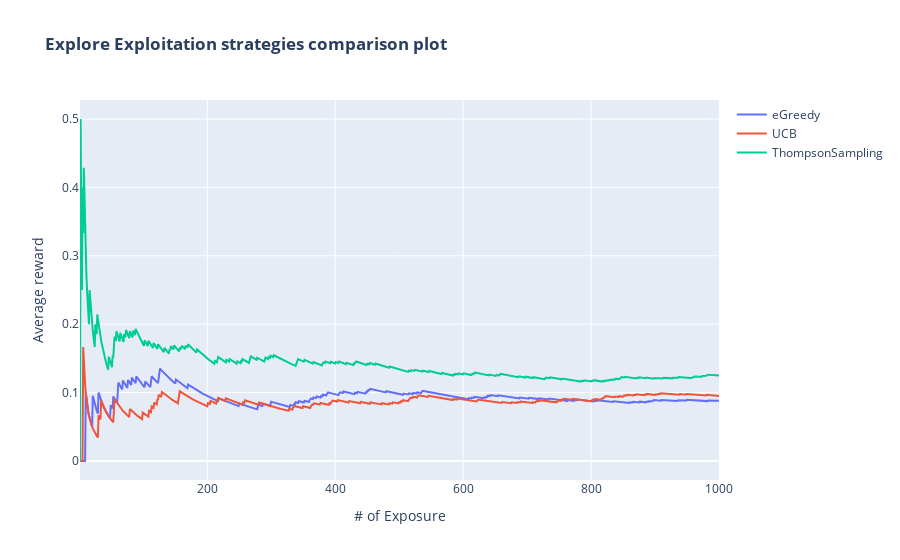

The code cell stored with this chart in its notebook:
### Markdown cell above
Things to try:
1. True Ctr 이 1일,3일,...etc 마다 변할때의 차이.
2. 

Select ranking using `pred_ctr` but display_frame() works with `ctr`

### Code cell
alpha = 1
beta  = 1
batch_size_i = 1
ad_A = Advertisement(0.115, "Ad_A", alpha, beta)
ad_B = Advertisement(0.118, "Ad_B", alpha, beta)
ad_C = Advertisement(0.103, "Ad_C", alpha, beta)
ad_D = Advertisement(0.114, "Ad_D", alpha, beta)
ad_E = Advertisement(0.1004, "Ad_E", alpha, beta)
ad_F = Advertisement(0.088, "Ad_F", alpha, beta)
ad_G = Advertisement(0.09, "Ad_G", alpha, beta)
ads = [ad_A, ad_B, ad_C, ad_D, ad_E, ad_F, ad_G]

n_exp = 1000
# eGreedy
eps = 0.1
egreedy_alg = eGreedy(1, ads, eps)
egreedy_alg.run_test(n_exp)
egreedy_alg.calc_avg_reward()

# UCB
c = 0.1
ucb_alg = UpperConfidenceBounds(1, ads, c)
ucb_alg.run_test(n_exp)
ucb_alg.calc_avg_reward()

# TS
ts_alg = ThompsonSampling(1, ads)
ts_alg.run_test(n_exp)
ts_alg.calc_avg_reward()

fig = go.Figure()
for alg in [egreedy_alg, ucb_alg, ts_alg]:
    fig.add_trace(
        go.Scatter(
            name = alg.name,
            x = np.arange(1, n_exp + 1),
            y = alg.avg_reward
        )
    )

fig.update_layout(title="<b>Explore Exploitation strategies comparison plot</b>",
                  xaxis_title="# of Exposure",
                  yaxis_title="Average reward")

fig.show()

### Figure 1 — Plotly figure (JSON) as saved in the notebook; plotly's stock layout.template omitted (floating-point values rounded to 4 significant figures; data arrays with more than 128 entries replaced by an {"elided": "..."} marker saying what was removed)
{"data": [{"name": "eGreedy", "type": "scatter", "x": {"elided": "1000 int values"}, "y": {"elided": "1000 float values"}}, {"name": "UCB", "type": "scatter", "x": {"elided": "1000 int values"}, "y": {"elided": "1000 float values"}}, {"name": "ThompsonSampling", "type": "scatter", "x": {"elided": "1000 int values"}, "y": {"elided": "1000 float values"}}], "layout": {"title": {"text": "<b>Explore Exploitation strategies comparison plot</b>"}, "xaxis": {"title": {"text": "# of Exposure"}}, "yaxis": {"title": {"text": "Average reward"}}}}
